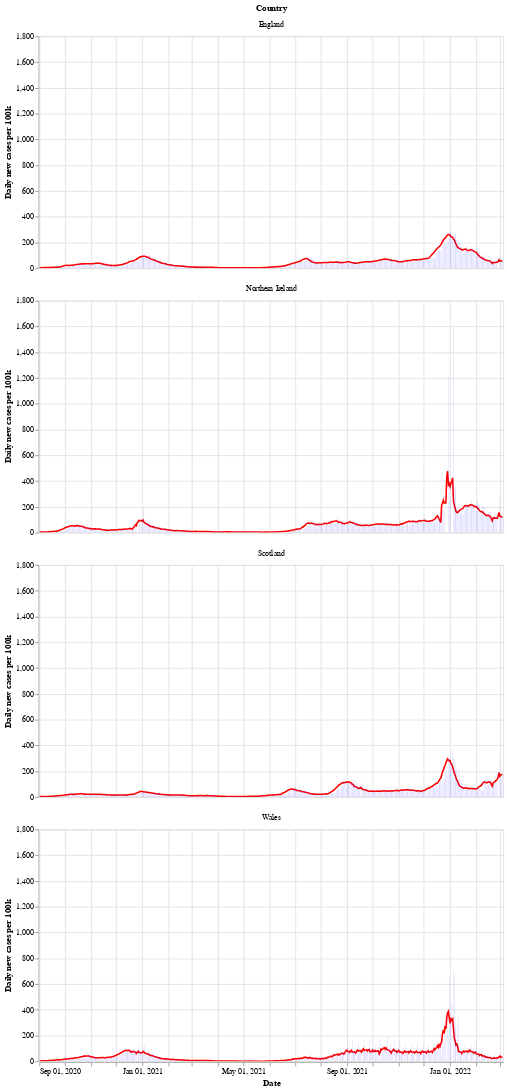

Notebook code for this chart:
### Markdown cell above
Next is a bar chart of the number of new cases in each country (per 100k population), with the 7 day moving average of cases. Again we see that Wales saw a longer period of raising and falling cases compared to the other countries.

After a period of cases falling, each nation is now seeing a rise in the number of cases - especially in Wales.

### Code cell
# collapse
bars = alt.Chart(uk_cases).mark_bar().encode(
    x=alt.X("yearmonthdate(date):T", axis=alt.Axis(title='Date')),
    y=alt.Y("newCasesRate:Q", axis=alt.Axis(title='Daily new cases per 100k')),
    tooltip='newCasesRate',
    color=alt.condition(
        alt.datum.dailyChange > 0,
        alt.value("orange"),  # The positive color
        alt.value("blue")  # The negative color
    )
).properties(title='New cases per 100k population with rolling 7 day average', width=600).interactive()
line = alt.Chart(uk_cases).mark_line(
    color='red',
    size=2,
).transform_window(
    rolling_mean='mean(newCasesRate)',
    frame=[0, 7],
    groupby=['areaName']
).encode(
    x='yearmonthdate(date):T',
    y='rolling_mean:Q'
)
alt.layer(line, bars, data=uk_cases).facet(alt.Row('areaName', title='Country'), columns=1)

### Figure 1 — Vega-Lite specification as saved in the notebook (floating-point values rounded to 4 significant figures; data arrays with more than 128 entries replaced by an {"elided": "..."} marker saying what was removed)
{"config": {"view": {"continuousWidth": 400, "continuousHeight": 300}}, "data": {"name": "data-75099743ac4c5058d9e83bc9ec140229"}, "facet": {"type": "nominal", "field": "areaName", "title": "Country"}, "spec": {"layer": [{"mark": {"type": "line", "color": "red", "size": 2}, "encoding": {"x": {"type": "temporal", "field": "date", "timeUnit": "yearmonthdate"}, "y": {"type": "quantitative", "field": "rolling_mean"}}, "transform": [{"window": [{"op": "mean", "field": "newCasesRate", "as": "rolling_mean"}], "frame": [0, 7], "groupby": ["areaName"]}]}, {"mark": "bar", "encoding": {"color": {"condition": {"value": "orange", "test": "(datum.dailyChange > 0)"}, "value": "blue"}, "tooltip": {"type": "quantitative", "field": "newCasesRate"}, "x": {"type": "temporal", "axis": {"title": "Date"}, "field": "date", "timeUnit": "yearmonthdate"}, "y": {"type": "quantitative", "axis": {"title": "Daily new cases per 100k"}, "field": "newCasesRate"}}, "selection": {"selector002": {"type": "interval", "bind": "scales", "encodings": ["x", "y"]}}, "title": "New cases per 100k population with rolling 7 day average", "width": 600}]}, "columns": 1, "$schema": "https://vega.github.io/schema/vega-lite/v4.8.1.json", "datasets": {"data-75099743ac4c5058d9e83bc9ec140229": {"elided": "2200 records"}}}
